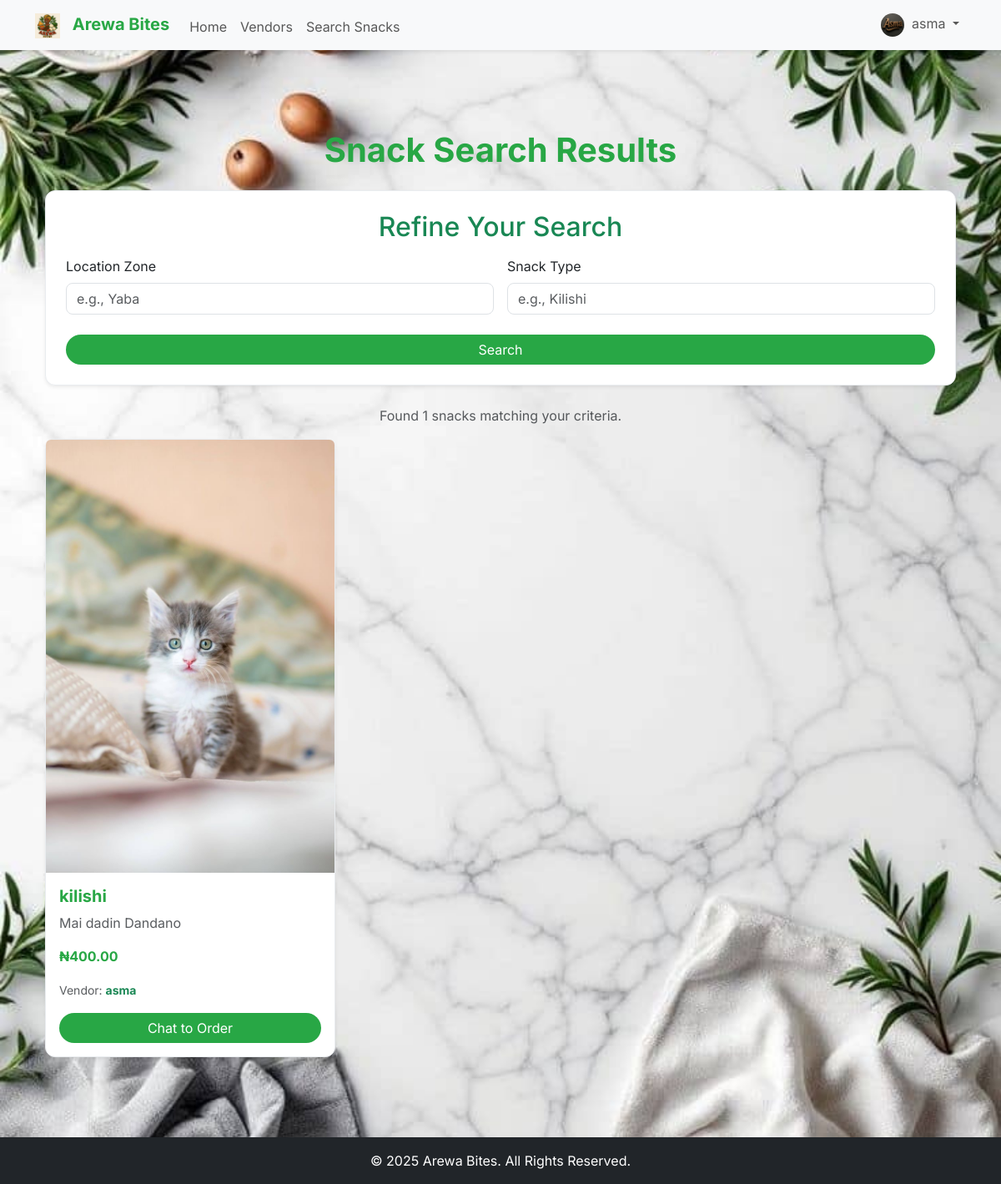
Page /search (signed in) on the committed database.
### app/models.py (models this page shows, shortened)
class Vendor(db.Model, UserMixin):
    id = db.Column(db.Integer, primary_key=True)
    business_name = db.Column(db.String(100), unique=True, nullable=False)
    contact_name = db.Column(db.String(100), nullable=False)
    whatsapp_number = db.Column(db.String(20), unique=True, nullable=False)
    location_zone = db.Column(db.String(100), nullable=False)
    state = db.Column(db.String(100), nullable=False)
    email = db.Column(db.String(120), unique=True, nullable=False)
    password = db.Column(db.String(200), nullable=False)
    logo_url = db.Column(db.String(200), nullable=False, default='logos/default.png')
    is_admin = db.Column(db.Boolean, default=False)
    is_verified = db.Column(db.Boolean, default=False)
    referral_code = db.Column(db.String(10), unique=True, nullable=False)
    referred_by = db.Column(db.Integer, db.ForeignKey('vendor.id'))
    snacks = db.relationship('Snack', backref='vendor', lazy=True, cascade="all, delete-orphan")
    referrals = db.relationship('Vendor', backref=db.backref('referrer', remote_side=[id]), lazy=True)

class Snack(db.Model):
    id = db.Column(db.Integer, primary_key=True)
    name = db.Column(db.String(100), nullable=False)
    description = db.Column(db.Text, nullable=False)
    price = db.Column(db.Float, nullable=False)
    media_url = db.Column(db.String(200), nullable=False)
    media_type = db.Column(db.String(10), nullable=False)
    date_posted = db.Column(db.DateTime, nullable=False, default=datetime.utcnow)
    vendor_id = db.Column(db.Integer, db.ForeignKey('vendor.id'), nullable=False)
    reviews = db.relationship('Review', backref='snack', lazy=True, cascade="all, delete-orphan")

### app/routes.py (the view)
@main.route("/search", methods=['GET'])
def search_snacks():
    search_form = SearchForm(request.args)
    results = []
    location_zone = search_form.location_zone.data
    snack_type = search_form.snack_type.data
    if search_form.validate():
        query = db.session.query(Snack).join(Vendor).filter(
            Snack.date_posted > datetime.utcnow() - timedelta(days=1)
        )
        if location_zone:
            query = query.filter(Vendor.location_zone.ilike(f'%{location_zone}%'))
        if snack_type:
            query = query.filter(Snack.name.ilike(f'%{snack_type}%'))
        results = query.order_by(Snack.date_posted.desc()).all()
    return render_template('search_results.html', search_form=search_form, results=results)

### app/forms.py
class SearchForm(FlaskForm):
    location_zone = StringField('Location Zone', validators=[Length(max=100)])
    snack_type = StringField('Snack Type', validators=[Length(max=100)])
    submit = SubmitField('Search')

### app/__init__.py (called while the page is built)
def create_app(config_class=Config):
    app = Flask(__name__)
    app.config.from_object(config_class)
    db.init_app(app)
    bcrypt.init_app(app)
    login_manager.init_app(app)
    csrf.init_app(app)
    migrate.init_app(app, db)
    socketio.init_app(app)
    @app.context_processor
    def inject_globals():
        current_vendor = None
        if 'vendor_id' in session:
            from app.models import Vendor
            current_vendor = db.session.get(Vendor, session.get('vendor_id'))
        return {
            'now': datetime.utcnow(),
            'current_vendor': current_vendor
        }
    from app.routes import main
    app.register_blueprint(main)
    return app

### app/routes.py (called while the page is built)
@login_manager.user_loader
def load_user(user_id):
    return db.session.get(Vendor, int(user_id))

### app/templates/search_results.html (shortened to what this page needs)
{% extends "base.html" %}
{% block content %}
<div class="container my-5">
    <h1 class="text-center arewa-text-green mb-4 fw-bold">Snack Search Results</h1>
    <div class="card p-4 mb-4 arewa-card shadow-sm">
        <h2 class="card-title text-success text-center mb-3">Refine Your Search</h2>
        <form method="GET" action="{{ url_for('main.search_snacks') }}">
            <div class="row g-3">
                <div class="col-md-6">
                    <label for="location_zone" class="form-label">Location Zone</label>
                    <input type="text" class="form-control" id="location_zone" name="location_zone" value="{{ request.args.get('location_zone', '') }}" placeholder="e.g., Yaba">
                </div>
                <div class="col-md-6">
                    <label for="snack_type" class="form-label">Snack Type</label>
                    <input type="text" class="form-control" id="snack_type" name="snack_type" value="{{ request.args.get('snack_type', '') }}" placeholder="e.g., Kilishi">
                </div>
            </div>
            <button type="submit" class="btn btn-arewa-primary w-100 mt-4 rounded-pill">Search</button>
        </form>
    </div>
    {% if results %}
        <p class="text-center text-muted">Found {{ results|length }} snacks matching your criteria.</p>
        <div class="row g-4">
            {% for snack in results %}
                <div class="col-md-4">
                    <div class="card h-100 shadow-sm arewa-card">
                        {% if snack.media_type == 'video' %}
                            <video src="{{ url_for('static', filename=snack.media_url) }}" class="card-img-top rounded-top" controls></video>
                        {% else %}
                            <img src="{{ url_for('static', filename=snack.media_url) }}" class="card-img-top rounded-top" alt="{{ snack.name }}">
                        {% endif %}
                        <div class="card-body d-flex flex-column">
                            <h5 class="card-title arewa-text-green fw-bold">{{ snack.name }}</h5>
                            <p class="card-text text-muted flex-grow-1">{{ snack.description }}</p>
                            <p class="fw-bold arewa-text-green">₦{{ "%.2f"|format(snack.price) }}</p>
                            <p class="card-text"><small class="text-muted">Vendor: <a href="{{ url_for('main.vendor_profile', vendor_id=snack.vendor.id) }}" class="text-success text-decoration-none fw-bold">{{ snack.vendor.business_name }}</a></small></p>
                            <a href="https://wa.me/{{ snack.vendor.whatsapp_number }}" target="_blank" class="btn btn-arewa-primary w-100 rounded-pill mt-auto">Chat to Order</a>
                        </div>
                    </div>
                </div>
            {% endfor %}
        </div>
    {% else %}
        <p class="text-center text-muted">No snacks found matching your search criteria. Try a different search! 🔍</p>
    {% endif %}
</div>
{% endblock %}

### app/templates/base.html (shortened to what this page needs)
<!DOCTYPE html>
<html lang="en">
<head>
    <link rel="stylesheet" href="{{ url_for('static', filename='css/bootstrap.min.css') }}">
    <link rel="stylesheet" href="https://cdnjs.cloudflare.com/ajax/libs/font-awesome/6.4.0/css/all.min.css" />
    <link rel="stylesheet" href="{{ url_for('static', filename='css/style.css') }}">
</head>
<body class="bg-light d-flex flex-column min-vh-100">
    <nav class="navbar navbar-expand-lg bg-light shadow-sm">
        <div class="container">
            <a class="navbar-brand fw-bold" href="{{ url_for('main.home') }}">
                <img src="{{ url_for('static', filename='logos/arewa_logo.png') }}" alt="Arewa Bites Logo" style="height: 30px; margin-right: 10px;"> <span class="arewa-text-green">Arewa Bites</span>
            </a>
            <div class="collapse navbar-collapse" id="navbarNav">
                <ul class="navbar-nav me-auto mb-2 mb-lg-0">
                    <li class="nav-item">
                        <a class="nav-link nav-link-item" href="{{ url_for('main.home') }}">Home</a>
                    </li>
                    <li class="nav-item">
                        <a class="nav-link nav-link-item" href="{{ url_for('main.list_vendors') }}">Vendors</a>
                    </li>
                    <li class="nav-item">
                        <a class="nav-link nav-link-item" href="{{ url_for('main.search_snacks') }}">Search Snacks</a>
                    </li>
                </ul>
                <ul class="navbar-nav">
                    {% if current_vendor %}
                        <li class="nav-item dropdown">
                            <a class="nav-link dropdown-toggle" href="#" id="navbarDropdown" role="button" data-bs-toggle="dropdown" aria-expanded="false">
                                <img src="{{ url_for('static', filename=current_vendor.logo_url) }}" class="rounded-circle me-1" alt="Logo" style="width: 28px; height: 28px; object-fit: cover;">
                                {{ current_vendor.business_name }}
                            </a>
                        </li>
                    {% endif %}
                </ul>
            </div>
        </div>
    </nav>
    <main class="container mt-5 flex-grow-1">
        {% block content %}{% endblock %}
    </main>
    <footer class="mt-5 py-3 bg-dark text-white text-center">
        <div class="container">
            <p class="mb-0">&copy; {{ now.year }} Arewa Bites. All Rights Reserved.</p>
        </div>
    </footer>
</body>
</html>

### app/static/css/style.css (style rules this page uses)
body { background-color: #F8F9FA; background-image: url("../images/traditional_food_pattern.png"); background-repeat: no-repeat; background-position: center center; background-size: cover; background-attachment: fixed; color: #343A40; font-family: 'Inter', sans-serif; font-size: 1rem; line-height: 1.5; }
.arewa-text-green { color: #28A745 !important; }
.arewa-card { background-color: #FFFFFF; border: 1px solid #E9ECEF; border-radius: 12px; box-shadow: 0 8px 16px rgba(40, 167, 69, 0.15); }
.form-control, .btn, .badge { border-radius: 8px; }
.btn-arewa-primary { background-color: #28A745; color: white; border: none; }
.nav-link-item { position: relative; padding-bottom: 5px; transition: color 0.3s ease-in-out; }
.nav-link-item::after { content: ''; position: absolute; width: 0; height: 2px; bottom: 0; left: 0; background-color: #28A745; transition: width 0.3s ease-in-out; }
h1.arewa-text-green { font-weight: bold; }
.rounded-pill { padding-left: 1.5rem; padding-right: 1.5rem; }
.navbar-brand img { height: 30px; margin-right: 10px; }

### rows in the picture
Vendor: logo_url (picture), business_name "asma"
Snack: media_url (picture), name "kilishi", description "Mai dadin Dandano", price "400.00", vendor.business_name "asma"

### other values in the picture
{{ results|length }} "1"
